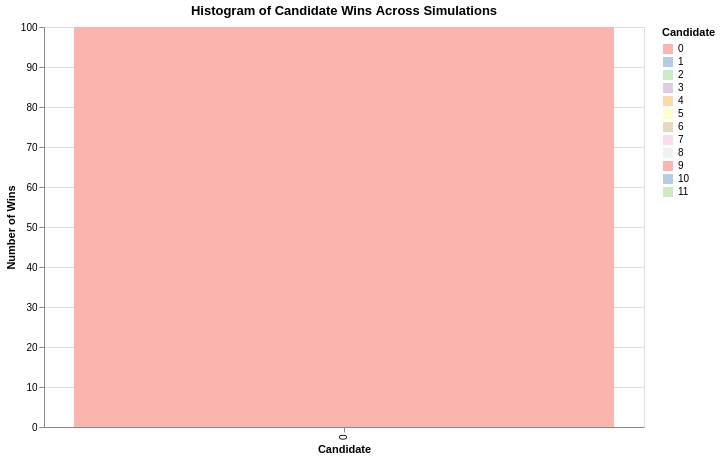

The notebook cell this image was saved under:
### Code cell
# identify the winners
winners = (
    df_simulations
    .loc[df_simulations.groupby("simulation_number")["proportion"].idxmax()]
)

# Count the wins
df_wins = winners["candidate_id"].value_counts().reset_index()
df_wins.columns = ["candidate_id", "wins"]

# Define color scale
all_candidates = df_simulations['candidate_id'].unique()
color_scale = alt.Scale(domain=sorted(all_candidates), scheme='pastel1')

# Create histogram of wins
hist = (
    alt.Chart(df_wins)
    .mark_bar()
    .encode(
        x=alt.X("candidate_id:N", title="Candidate", sort="-y"),
        y=alt.Y("wins:Q", title="Number of Wins"),
        color=alt.Color("candidate_id:N", scale=color_scale, legend=alt.Legend(title="Candidate")),
        tooltip=["candidate_id:N", "wins:Q"]
    )
    .properties(
        width=600,
        height=400,
        title="Histogram of Candidate Wins Across Simulations"
    )
)

hist

### Figure 1 — Vega-Lite specification as saved in the notebook (floating-point values rounded to 4 significant figures)
{"config": {"view": {"continuousWidth": 300, "continuousHeight": 300}}, "data": {"name": "data-5b9f23647b62dd39ba4a95fe0b49b32f"}, "mark": {"type": "bar"}, "encoding": {"color": {"field": "candidate_id", "legend": {"title": "Candidate"}, "scale": {"domain": [0.0, 1.0, 2.0, 3.0, 4.0, 5.0, 6.0, 7.0, 8.0, 9.0, 10.0, 11.0], "scheme": "pastel1"}, "type": "nominal"}, "tooltip": [{"field": "candidate_id", "type": "nominal"}, {"field": "wins", "type": "quantitative"}], "x": {"field": "candidate_id", "sort": "-y", "title": "Candidate", "type": "nominal"}, "y": {"field": "wins", "title": "Number of Wins", "type": "quantitative"}}, "height": 400, "title": "Histogram of Candidate Wins Across Simulations", "width": 600, "$schema": "https://vega.github.io/schema/vega-lite/v5.20.1.json", "datasets": {"data-5b9f23647b62dd39ba4a95fe0b49b32f": [{"candidate_id": 0, "wins": 100}]}}
